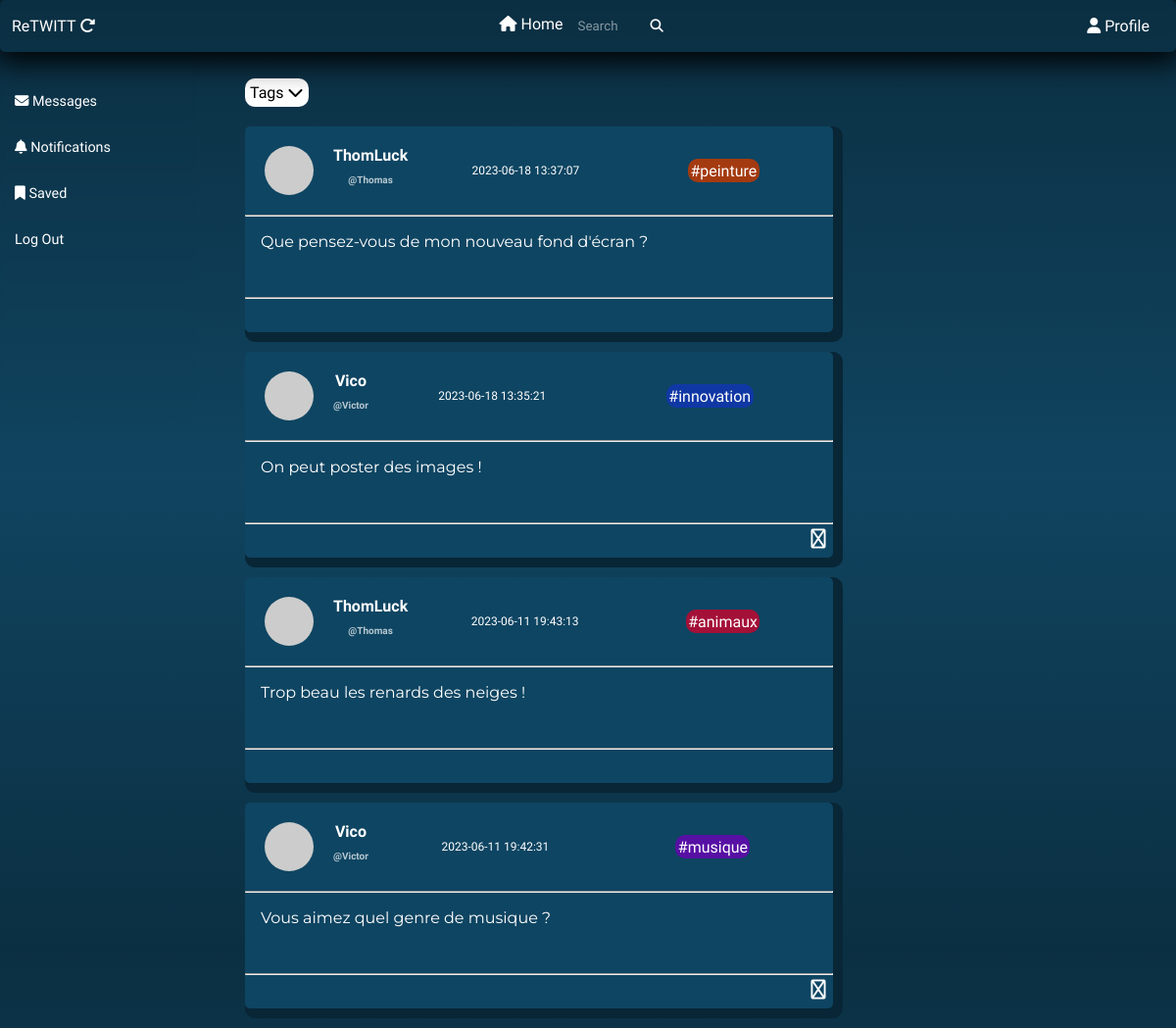
/search.php (signed in), run on the app's committed database.
### tables this page shows
CREATE TABLE `twitts` (
  `id` int NOT NULL,
  `content` text NOT NULL,
  `media` varchar(100) NOT NULL,
  `tag` varchar(20) NOT NULL,
  `date` datetime NOT NULL DEFAULT CURRENT_TIMESTAMP,
  `userid` int NOT NULL
);

CREATE TABLE `user` (
  `user_id` int NOT NULL,
  `pseudo` varchar(100) NOT NULL,
  `nom` varchar(100) NOT NULL,
  `mail` varchar(100) NOT NULL,
  `mdp` varchar(100) NOT NULL,
  `img` text NOT NULL
);

### search.php (the view, shortened to what this page needs)
<?php
require 'database_interactions/database.php';
$requete = $database->prepare("SELECT * FROM `twitts` INNER JOIN user WHERE twitts.userid = user.user_id AND `content` LIKE '%".$_GET['search']."%' ORDER BY date DESC");
$requete->execute();
$searchTwitts = $requete->fetchAll(PDO::FETCH_ASSOC);
?>
<!DOCTYPE html>
<html lang="fr">
<head>
    <?php require "templates/style.php" ?>
</head>
<body>
    <?php require 'templates/navbars.php' ?>
    <div class="posts">
        <div class="filters">
            <div class="tags-filter filter">
                <div class="tags-menu">Tags <i class="fa-solid fa-chevron-down"></i></div>
            </div>
        </div>
        <?php foreach ($searchTwitts as $twitt) { ?>
            <div class="post <?= $twitt['tag'] ?>">
            <div class="up-post">
                <img class="twitt_user_img" src="<?= $twitt['img'] ?>" alt="Avatar">
                <div class=usernames>
                    <h4 class="userpseudo"><?= $twitt['pseudo'] ?></h4>
                    <h5 class="username">@<?= $twitt['nom'] ?></h5>
                </div>
                <div class="date-publication"><?= $twitt['date'] ?></div>
                <div class="tag <?= $twitt['tag'] ?>">#<?= $twitt['tag'] ?></div>
            </div>
            <hr>
            <div class="post-content"><?= $twitt['content'] ?></div>
            <hr>
            <?php if(isset($_SESSION['user_id']) && $twitt['userid'] == $_SESSION['user_id']) { ?>
            <div class="post-option">
                <form class="del-icon" action="database_interactions/del_post.php" method="post">
                    <button class="del-icon"><i class="options fa-regular fa-trash"></i></button>
                </form>
            </div>
            <?php } ?>
        </div>
        <?php } ?>
    </div>
</body>
</html>

### css/components/posts.css (style rules this page uses)
.posts { position: relative; top: 10vh; padding-bottom: 20px; width: 50vw; }
.filters { display: flex; justify-content: left; }
.filters div.filter { margin-right: 1vw; padding: 5px; background-color: white; color: black; border-radius: 10px; }
.tags-filter { position: relative; }
.innovation { background-color: #1038A4; border-radius: 10px; }
.musique { background-color: #5710A4; border-radius: 10px; }
.animaux { background-color: #a41038; border-radius: 10px; }
.peinture { background-color: #a43a10; border-radius: 10px; }
.post { margin-top: 20px; background-color: var(--main-card-color); box-shadow: var(--main-shadow); border-radius: 5px; text-align: center; width: 50vw; min-height: 210px; }
.up-post { margin: auto; padding: 20px; display: flex; justify-content: start; flex-wrap: wrap; }
.usernames { margin-left: 10px; }
h4.userpseudo { text-align: center; margin: auto 10px; }
h5.username { margin: 10px; opacity: .7; font-size: 10px; }
img.twitt_user_img { width: 50px; height: 50px; border-radius: 50%; }
hr { color: #1A78AC; }
.date-publication { margin: auto; font-size: 12px; }
.tag { margin: auto; padding: 0.2vw; height: 1%; display: inline; border-radius: 10px; }
.post-content { min-height: 50px; text-align: left; margin: 16px; font-family: var(--secondary-font-family) }
.post-option { display: flex; height: 25px; margin: 5px; justify-content: end; }
i.options { font-size: 20px; color: var(--main-text-color); }
.del-icon { height: 20px; background: none; border: none; width: 20px; }

### css/components/global.css (style rules this page uses)
* { box-sizing: border-box; margin: 0; padding: 0; --main-color-bg: rgb(11, 47, 66); --main-card-color: #0e4562; --main-text-color: white; --main-font-family: 'Farro'; --secondary-font-family: 'Montserrat', 'sans-serif'; --main-btn-color-before: #04121a; --main-btn-color-after: #0b8cd6; --main-shadow: 5px 5px 0px 5px #082636; }
body { display: grid; grid-template-columns: 250px 50vw auto; font-family: var(--main-font-family); color: white; background: linear-gradient(var(--main-color-bg) 0%, #104460 50%, var(--main-color-bg) 100%); }

### data on the page
twitts: userid.pseudo "ThomLuck", userid.nom "Thomas", date "2023-06-18 13:37:07", tag "peinture", content "Que pensez-vous de mon nouveau fond d'écran ?"
twitts: userid.pseudo "Vico", userid.nom "Victor", date "2023-06-18 13:35:21", tag "innovation", content "On peut poster des images !"
twitts: userid.pseudo "ThomLuck", userid.nom "Thomas", date "2023-06-11 19:43:13", tag "animaux", content "Trop beau les renards des neiges !"
twitts: userid.pseudo "Vico", userid.nom "Victor", date "2023-06-11 19:42:31", tag "musique", content "Vous aimez quel genre de musique ?"
